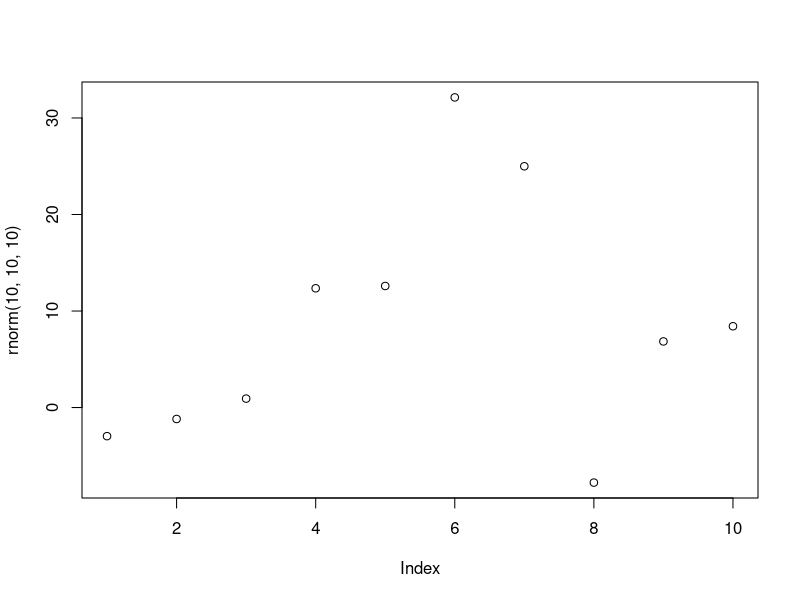

The R source for this figure:
## ---- chunk 1
library(knitr)
knitr::opts_chunk$set(echo = TRUE)
## ---- chunk 2
Ecosystem <- "Skog og fjell"
Egenskap  <- "Primærproduksjon"
ECT       <- "Structural state characteristic"
Contact   <- "Anders Kolstad"
## ---- chunk 3
metaData <- data.frame(Ecosystem,
                       "Økologisk egenskap" = Egenskap,
                       "ECT class" = ECT)
knitr::kable(metaData)
## ---- chunk 4
plot(rnorm(10,10,10))
